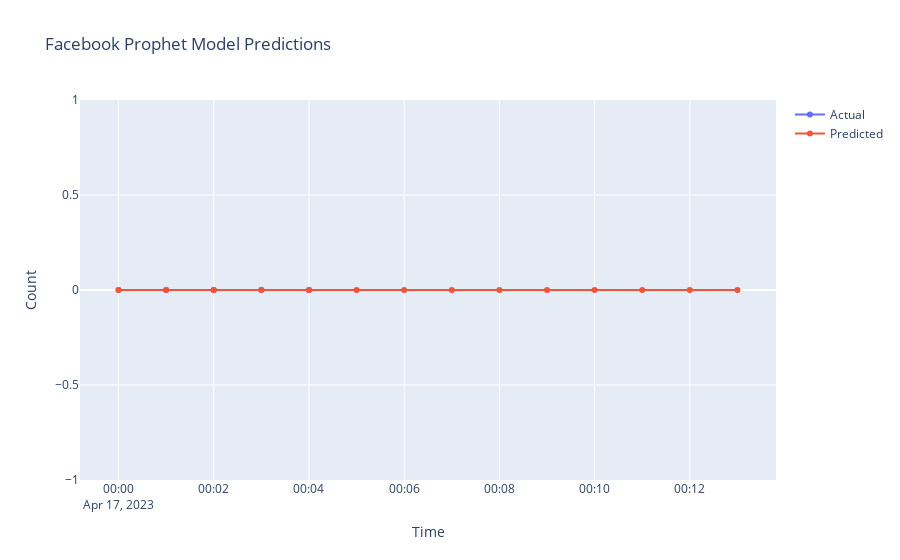

Notebook code for this chart:
### Code cell


### Figure 1 — Plotly figure (JSON) as saved in the notebook; plotly's stock layout.template omitted (floating-point values rounded to 4 significant figures)
{"data": [{"name": "Actual", "type": "scatter", "x": ["2023-04-17T00:00:00", "2023-04-17T00:01:00", "2023-04-17T00:02:00", "2023-04-17T00:03:00", "2023-04-17T00:04:00"], "y": [0, 0, 0, 0, 0]}, {"name": "Predicted", "type": "scatter", "x": ["2023-04-17T00:00:00", "2023-04-17T00:01:00", "2023-04-17T00:02:00", "2023-04-17T00:03:00", "2023-04-17T00:04:00", "2023-04-17T00:05:00", "2023-04-17T00:06:00", "2023-04-17T00:07:00", "2023-04-17T00:08:00", "2023-04-17T00:09:00", "2023-04-17T00:10:00", "2023-04-17T00:11:00", "2023-04-17T00:12:00", "2023-04-17T00:13:00"], "y": [0, 0, 0, 0, 0, 0, 0, 0, 0, 0, 0, 0, 0, 0]}], "layout": {"title": {"text": "Facebook Prophet Model Predictions"}, "xaxis": {"title": {"text": "Time"}}, "yaxis": {"title": {"text": "Count"}}}}
